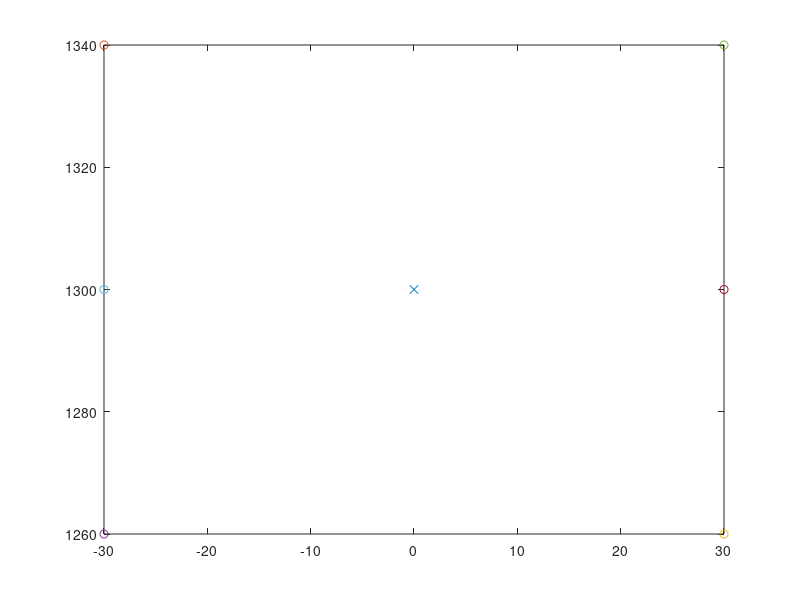
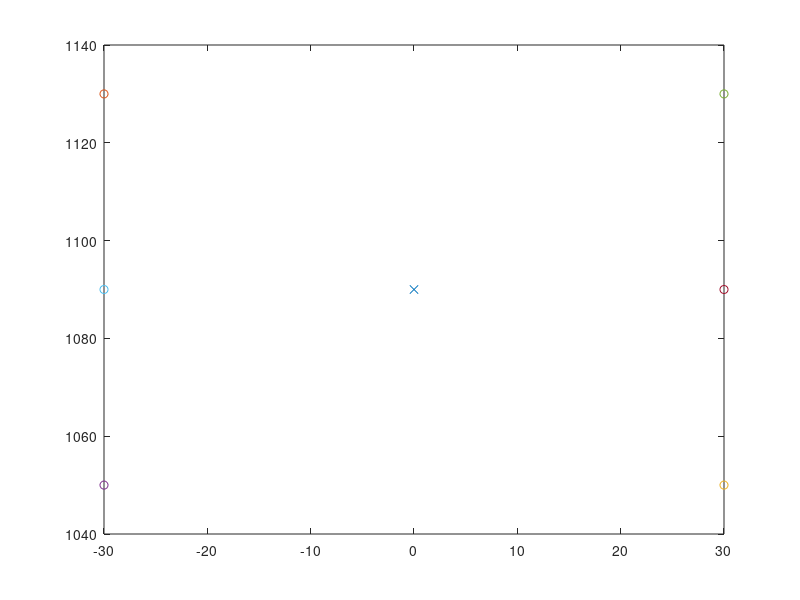

Recreate these plots in MATLAB, in order.
%%
Centroid = [30,40];
% tcp = tcpclient("192.168.125.1", 1025);
% str = char(65)
% % UnicodeVal = double(str);
% Letter = "wqe";
currentCoords = [1336,0,1300]
startPos = currentCoords; % Where the robot will start writing from
% for i = 65:90
Letter= "E"

if Letter == "A" % 5 Points all linear
    
    startPos(3) = startPos(3) + Centroid(2);
    L_Corner = [currentCoords(1), currentCoords(2) - Centroid(1), currentCoords(3)-Centroid(2)];
    currentCoords + L_Corner
    R_Corner = [currentCoords(1), currentCoords(2) + Centroid(1), currentCoords(3)-Centroid(2)];
    currentCoords + R_Corner
    L_Mid = [currentCoords(1), currentCoords(2) -  Centroid(1)*0.6, currentCoords(3)-(2*Centroid(2)*0.6-Centroid(2))];
    R_Mid = [currentCoords(1), currentCoords(2) + Centroid(1)*0.6, currentCoords(3)-(2*Centroid(2)*0.6-Centroid(2))];
%     tcp.write(string(startPos(2), startPos(3)))
%     test = tcp.read();
%     if test == "next"
%         tcp.write(string(L_Corner(2), L_Corner(3)));
%     end
%     test = tcp.read();
%     if test == "next"
%         tcp.write(string(startPos(2), startPos(3)));
%     end
%     test = tcp.read()
%     if test == "next"
%         tcp.write(string(R_Corner(2), R_Corner(3)));
%     end
    figure;
    plot(currentCoords(2), currentCoords(3),"x")
    hold on;
    plot(startPos(2), startPos(3), '-o')
    hold on;
    plot(L_Corner(2), L_Corner(3), '-o')
    hold on;
    plot(R_Corner(2), R_Corner(3), '-o')
    hold on;
    plot(L_Mid(2), L_Mid(3), '-o')
    hold on;
    plot(R_Mid(2), R_Mid(3), '-o')
end

if Letter == "B" % 6 points 2 circular movements
    startPos = [currentCoords(1),currentCoords(2)-(Centroid(1)*0.4), currentCoords(3)+Centroid(2)]
    L_Bottom = [currentCoords(1), currentCoords(2) - (Centroid(1)*.4), currentCoords(3)-Centroid(2)]
    L_Mid = [currentCoords(1), currentCoords(2) - (Centroid(1)*0.4), currentCoords(3)]
%     Mid = [currentCoords(1), currentCoords(2) - (Centroid(1)*0.25), currentCoords(3)]
    Mid = currentCoords;
    Bott_Mid = [Mid(1), Mid(2), currentCoords(3)-Centroid(2)]
    Top_Mid = [Mid(1), Mid(2), currentCoords(3)+Centroid(2)]
    figure;
    plot(currentCoords(2), currentCoords(3), '-x');
    hold on;
    plot(startPos(2), startPos(3), '-o')
    hold on;
    plot(L_Bottom(2), L_Bottom(3), '-o')
    hold on;
%     plot(R_Corner(2), R_Corner(3), '-o')
%     hold on;
    plot(L_Mid(2), L_Mid(3), '-o')
    hold on;
    plot(Mid(2), Mid(3), '-o')
    plot(Top_Mid(2), Top_Mid(3), '-o')
    hold on;
    plot(Bott_Mid(2), Bott_Mid(3), '-o')
    hold on;
end

if Letter == "C" % 4 points all circular movements
    startPos = [currentCoords(1),currentCoords(2), currentCoords(3)+Centroid(2)]
    Bottom = [currentCoords(1), currentCoords(2), currentCoords(3)-Centroid(2)]
    Top_Arc = [currentCoords(1),currentCoords(2)+(Centroid(2)*0.1), currentCoords(3)+(Centroid(2)*0.9)]
    Bottom_Arc = [currentCoords(1), currentCoords(2)+(Centroid(2)*0.1), currentCoords(3)-(Centroid(2)*0.9)]
    figure;
    plot(currentCoords(2), currentCoords(3), '-x');
    hold on;
    plot(startPos(2), startPos(3), '-o')
    hold on;
    plot(Bottom(2), Bottom(3), '-o')
    hold on;
    plot(Top_Arc(2), Top_Arc(3), '-o')
    hold on;
    plot(Bottom_Arc(2), Bottom_Arc(3), '-o')
end

if Letter == "D" % 2 points 1 circular movement
    startPos = [currentCoords(1),currentCoords(2)-Centroid(1), currentCoords(3)+Centroid(2)]
    Bottom = [currentCoords(1), currentCoords(2)-Centroid(1), currentCoords(3)-Centroid(2)]
    figure;
    plot(currentCoords(2), currentCoords(3), '-x');
    hold on;
    plot(startPos(2), startPos(3), '-o')
    hold on;
    plot(Bottom(2), Bottom(3), '-o')
end

if Letter == "E" % 6 points All Linear movement
    startPos = [currentCoords(1),currentCoords(2)-Centroid(1), currentCoords(3)+Centroid(2)]
    L_Bott_Corner = [currentCoords(1), currentCoords(2)-Centroid(1), currentCoords(3)-Centroid(2)]
    R_Bott_Corner = [currentCoords(1), currentCoords(2)+Centroid(1), currentCoords(3)-Centroid(2)]
    R_Top_Corner = [currentCoords(1), currentCoords(2)+Centroid(1), currentCoords(3)+Centroid(2)]
    L_Mid = [currentCoords(1), currentCoords(2)-Centroid(1), currentCoords(3)]
    R_Mid = [currentCoords(1), currentCoords(2)+Centroid(1), currentCoords(3)]
    figure;
    plot(currentCoords(2), currentCoords(3), '-x');
    hold on;
    plot(startPos(2), startPos(3), '-o')
    hold on;
    plot(R_Bott_Corner(2), R_Bott_Corner(3), '-o')
    hold on;
    plot(L_Bott_Corner(2), L_Bott_Corner(3), '-o')
    hold on;
    plot(R_Top_Corner(2), R_Top_Corner(3), '-o')
    hold on;
    plot(L_Mid(2), L_Mid(3), '-o')
    hold on;
    plot(R_Mid(2), R_Mid(3), '-o')
end

if Letter == "F" % 5 points All Linear movement
    startPos = [currentCoords(1),currentCoords(2)-Centroid(1), currentCoords(3)+Centroid(2)]
    L_Bott_Corner = [currentCoords(1), currentCoords(2)-Centroid(1), currentCoords(3)-Centroid(2)]
    R_Top_Corner = [currentCoords(1), currentCoords(2)+Centroid(1), currentCoords(3)+Centroid(2)]
    L_Mid = [currentCoords(1), currentCoords(2)-Centroid(1), currentCoords(3)]
    R_Mid = [currentCoords(1), currentCoords(2)+Centroid(1), currentCoords(3)]
    figure;
    plot(currentCoords(2), currentCoords(3), '-x');
    hold on;
    plot(startPos(2), startPos(3), '-o')
    hold on;
    plot(L_Bott_Corner(2), L_Bott_Corner(3), '-o')
    hold on;
    plot(R_Top_Corner(2), R_Top_Corner(3), '-o')
    hold on;
    plot(L_Mid(2), L_Mid(3), '-o')
    hold on;
    plot(R_Mid(2), R_Mid(3), '-o')
end

if Letter == "G" % 5 points All Linear movement
    startPos = [currentCoords(1),currentCoords(2), currentCoords(3)+Centroid(2)]
    Bottom = [currentCoords(1), currentCoords(2), currentCoords(3)-Centroid(2)]
    R_Mid = [currentCoords(1), currentCoords(2)+Centroid(1), currentCoords(3)]
    R_Bott_Corner = [currentCoords(1), currentCoords(2)+Centroid(1), currentCoords(3)-Centroid(2)]
    Top_Arc = [currentCoords(1),currentCoords(2)+(Centroid(2)*0.1), currentCoords(3)+(Centroid(2)*0.9)]
    Mid = currentCoords;
    figure;
    plot(currentCoords(2), currentCoords(3), '-x');
    hold on;
    plot(startPos(2), startPos(3), '-o')
    hold on;
    plot(Bottom(2), Bottom(3), '-o')
    hold on;
    plot(R_Mid(2), R_Mid(3), '-o')
    hold on;
    plot(R_Bott_Corner(2), R_Bott_Corner(3), '-o')
    hold on;
    plot(Top_Arc(2), Top_Arc(3), '-o')
end

if Letter == "H" % 5 points All Linear movement
    startPos = [currentCoords(1),currentCoords(2)-Centroid(1), currentCoords(3)+Centroid(2)]
    L_Bott_Corner = [currentCoords(1), currentCoords(2)-Centroid(1), currentCoords(3)-Centroid(2)]
    R_Bott_Corner = [currentCoords(1), currentCoords(2)+Centroid(1), currentCoords(3)-Centroid(2)]
    R_Top_Corner = [currentCoords(1), currentCoords(2)+Centroid(1), currentCoords(3)+Centroid(2)]
    L_Mid = [currentCoords(1), currentCoords(2)-Centroid(1), currentCoords(3)]
    R_Mid = [currentCoords(1), currentCoords(2)+Centroid(1), currentCoords(3)]
    figure;
    plot(currentCoords(2), currentCoords(3), '-x');
    hold on;
    plot(startPos(2), startPos(3), '-o')
    hold on;
    plot(R_Bott_Corner(2), R_Bott_Corner(3), '-o')
    hold on;
    plot(L_Bott_Corner(2), L_Bott_Corner(3), '-o')
    hold on;
    plot(R_Top_Corner(2), R_Top_Corner(3), '-o')
    hold on;
    plot(L_Mid(2), L_Mid(3), '-o')
    hold on;
    plot(R_Mid(2), R_Mid(3), '-o')
end

if Letter == "I" % 5 points All Linear movement
    startPos = [currentCoords(1),currentCoords(2)-Centroid(1), currentCoords(3)+Centroid(2)]
    L_Bott_Corner = [currentCoords(1), currentCoords(2)-Centroid(1), currentCoords(3)-Centroid(2)]
    R_Bott_Corner = [currentCoords(1), currentCoords(2)+Centroid(1), currentCoords(3)-Centroid(2)]
    R_Top_Corner = [currentCoords(1), currentCoords(2)+Centroid(1), currentCoords(3)+Centroid(2)]
    Top_Mid = [currentCoords(1), currentCoords(2), currentCoords(3)+Centroid(2)]
    Bott_Mid = [currentCoords(1), currentCoords(2), currentCoords(3)-Centroid(2)]
    figure;
    plot(currentCoords(2), currentCoords(3), '-x');
    hold on;
    plot(startPos(2), startPos(3), '-o')
    hold on;
    plot(R_Bott_Corner(2), R_Bott_Corner(3), '-o')
    hold on;
    plot(L_Bott_Corner(2), L_Bott_Corner(3), '-o')
    hold on;
    plot(R_Top_Corner(2), R_Top_Corner(3), '-o')
    hold on;
    plot(Top_Mid(2), Top_Mid(3), '-o')
    hold on;
    plot(Bott_Mid(2), Bott_Mid(3), '-o')
end

if Letter == "J" % 3 points 1 Circular movement
    startPos = [currentCoords(1), currentCoords(2), currentCoords(3)+Centroid(2)]
    Bott_Arc_Mid = [currentCoords(1), currentCoords(2), currentCoords(3)-(Centroid(2)*0.7)]
    Bott_Arc_L = [currentCoords(1), currentCoords(2)-Centroid(1), currentCoords(3)-(Centroid(2)*0.7)]
    figure;
    plot(currentCoords(2), currentCoords(3), '-x');
    hold on;
    plot(startPos(2), startPos(3), '-o')
    hold on;
    plot(Bott_Arc_Mid(2), Bott_Arc_Mid(3), '-o')
    hold on;
    plot(Bott_Arc_L(2), Bott_Arc_L(3), '-o')
end

if Letter == "K" % 5 points All Linear movement
    startPos = [currentCoords(1),currentCoords(2)-Centroid(1), currentCoords(3)+Centroid(2)]
    L_Bott_Corner = [currentCoords(1), currentCoords(2)-Centroid(1), currentCoords(3)-Centroid(2)]
    R_Bott_Corner = [currentCoords(1), currentCoords(2)+Centroid(1), currentCoords(3)-Centroid(2)]
    R_Top_Corner = [currentCoords(1), currentCoords(2)+Centroid(1), currentCoords(3)+Centroid(2)]
    L_Mid = [currentCoords(1), currentCoords(2)-Centroid(1), currentCoords(3)]
    figure;
    plot(currentCoords(2), currentCoords(3), '-x');
    hold on;
    plot(startPos(2), startPos(3), '-o')
    hold on;
    plot(R_Bott_Corner(2), R_Bott_Corner(3), '-o')
    hold on;
    plot(L_Bott_Corner(2), L_Bott_Corner(3), '-o')
    hold on;
    plot(R_Top_Corner(2), R_Top_Corner(3), '-o')
    hold on;
    plot(L_Mid(2), L_Mid(3), '-o')
end

if Letter == "L" % 3 points 1 Circular movement
    startPos = [currentCoords(1),currentCoords(2)-Centroid(1), currentCoords(3)+Centroid(2)]
    L_Bott_Corner = [currentCoords(1), currentCoords(2)-Centroid(1), currentCoords(3)-Centroid(2)]
    R_Bott_Corner = [currentCoords(1), currentCoords(2)+Centroid(1), currentCoords(3)-Centroid(2)]
    figure;
    plot(currentCoords(2), currentCoords(3), '-x');
    hold on;
    plot(startPos(2), startPos(3), '-o')
    hold on;
    plot(R_Bott_Corner(2), R_Bott_Corner(3), '-o')
    hold on;
    plot(L_Bott_Corner(2), L_Bott_Corner(3), '-o')
end

if Letter == "M" % 5 points All Linear movement
    startPos = [currentCoords(1),currentCoords(2)-Centroid(1), currentCoords(3)+Centroid(2)]
    L_Bott_Corner = [currentCoords(1), currentCoords(2)-Centroid(1), currentCoords(3)-Centroid(2)]
    R_Bott_Corner = [currentCoords(1), currentCoords(2)+Centroid(1), currentCoords(3)-Centroid(2)]
    R_Top_Corner = [currentCoords(1), currentCoords(2)+Centroid(1), currentCoords(3)+Centroid(2)]
    Mid = currentCoords
    figure;
    plot(currentCoords(2), currentCoords(3), '-x');
    hold on;
    plot(startPos(2), startPos(3), '-o')
    hold on;
    plot(R_Bott_Corner(2), R_Bott_Corner(3), '-o')
    hold on;
    plot(L_Bott_Corner(2), L_Bott_Corner(3), '-o')
    hold on;
    plot(R_Top_Corner(2), R_Top_Corner(3), '-o')
    hold on;
    plot(Mid(2), Mid(3), '-o')
end

if Letter == "N" % 5 points All Linear movement - Same as points as M
    % Start at Bottom Left Corner
    startPos = [currentCoords(1), currentCoords(2)-Centroid(1), currentCoords(3)-Centroid(2)]
    L_Top_Corner = [currentCoords(1),currentCoords(2)-Centroid(1), currentCoords(3)+Centroid(2)]
    R_Bott_Corner = [currentCoords(1), currentCoords(2)+Centroid(1), currentCoords(3)-Centroid(2)]
    R_Top_Corner = [currentCoords(1), currentCoords(2)+Centroid(1), currentCoords(3)+Centroid(2)]
    Mid = currentCoords
    figure;
    plot(currentCoords(2), currentCoords(3), '-x');
    hold on;
    plot(startPos(2), startPos(3), '-o')
    hold on;
    plot(R_Bott_Corner(2), R_Bott_Corner(3), '-o')
    hold on;
    plot(L_Bott_Corner(2), L_Bott_Corner(3), '-o')
    hold on;
    plot(R_Top_Corner(2), R_Top_Corner(3), '-o')
    hold on;
    plot(Mid(2), Mid(3), '-o')
    hold on;
    plot(L_Top_Corner(2), L_Top_Corner(3), '-o')
end

if Letter == "O" % 4 points all circular movements
    startPos = [currentCoords(1),currentCoords(2), currentCoords(3)+Centroid(2)]
    Bottom = [currentCoords(1), currentCoords(2), currentCoords(3)-Centroid(2)]
    figure;
    plot(currentCoords(2), currentCoords(3), '-x');
    hold on;
    plot(startPos(2), startPos(3), '-o')
    hold on;
    plot(Bottom(2), Bottom(3), '-o')
end

if Letter == "P" % 3 points 1 Circular movement
    % Start at bottom
    startPos = [currentCoords(1), currentCoords(2)-Centroid(1), currentCoords(3)-Centroid(2)]
    Top = [currentCoords(1), currentCoords(2)-Centroid(1), currentCoords(3)+Centroid(2)]
    L_Mid = [currentCoords(1), currentCoords(2)-Centroid(1), currentCoords(3)]
    figure;
    plot(currentCoords(2), currentCoords(3), '-x');
    hold on;
    plot(startPos(2), startPos(3), '-o')
    hold on;
    plot(Top(2), Top(3), '-o')
    hold on;
    plot(L_Mid(2), L_Mid(3), '-o')
end

if Letter == "Q" % 4 points all circular movements
    startPos = [currentCoords(1),currentCoords(2), currentCoords(3)+Centroid(2)]
    Bottom = [currentCoords(1), currentCoords(2), currentCoords(3)-Centroid(2)]
    Mid = currentCoords;
    R_Bott_Corner = [currentCoords(1), currentCoords(2)+Centroid(1), currentCoords(3)-Centroid(2)]
    figure;
    plot(currentCoords(2), currentCoords(3), '-x');
    hold on;
    plot(startPos(2), startPos(3), '-o')
    hold on;
    plot(Bottom(2), Bottom(3), '-o')
    hold on;
    plot(Mid(2), Mid(3), '-o')
    hold on;
    plot(R_Bott_Corner(2), R_Bott_Corner(3), '-o')
end

if Letter == "R" % 3 points 1 Circular movement
    % Start at bottom
    startPos = [currentCoords(1), currentCoords(2)-Centroid(1), currentCoords(3)-Centroid(2)]
    Top = [currentCoords(1), currentCoords(2)-Centroid(1), currentCoords(3)+Centroid(2)]
    L_Mid = [currentCoords(1), currentCoords(2)-Centroid(1), currentCoords(3)]
    Top_Mid = [currentCoords(1), currentCoords(2), currentCoords(3)+Centroid(2)]
    R_Bott_Corner = [currentCoords(1), currentCoords(2)+Centroid(1), currentCoords(3)-Centroid(2)]
    Mid = currentCoords;
    figure;
    plot(currentCoords(2), currentCoords(3), '-x');
    hold on;
    plot(startPos(2), startPos(3), '-o')
    hold on;
    plot(Top(2), Top(3), '-o')
    hold on;
    plot(L_Mid(2), L_Mid(3), '-o')
    hold on;
    plot(R_Bott_Corner(2), R_Bott_Corner(3), '-o')
    hold on;
    plot(Top_Mid(2), Top_Mid(3), '-o')
end

if Letter == "S" % 5 points 2 Circular movement
    % Start at top right
    startPos = [currentCoords(1), currentCoords(2)+Centroid(1), currentCoords(3)+Centroid(2)]
    L_Bott_Corner = [currentCoords(1), currentCoords(2)-Centroid(1), currentCoords(3)-Centroid(2)]
    Top_Mid = [currentCoords(1), currentCoords(2), currentCoords(3)+Centroid(2)]
    Bott_Mid = [currentCoords(1), currentCoords(2), currentCoords(3)-Centroid(2)]
    Mid = currentCoords;
    figure;
    plot(currentCoords(2), currentCoords(3), '-x');
    hold on;
    plot(startPos(2), startPos(3), '-o')
    hold on;
    plot(Mid(2), Mid(3), '-o')
    hold on;
    plot(L_Bott_Corner(2), L_Bott_Corner(3), '-o')
    hold on;
    plot(R_Top_Corner(2), R_Top_Corner(3), '-o')
    hold on;
    plot(Top_Mid(2), Top_Mid(3), '-o')
    hold on;
    plot(Bott_Mid(2), Bott_Mid(3), '-o')
end

if Letter == "T" % 4 points All Linear movement
    % Start at top left
    startPos = [currentCoords(1),currentCoords(2)-Centroid(1), currentCoords(3)+Centroid(2)]
    R_Top_Corner = [currentCoords(1), currentCoords(2)+Centroid(1), currentCoords(3)+Centroid(2)]
    Top_Mid = [currentCoords(1), currentCoords(2), currentCoords(3)+Centroid(2)]
    Bott_Mid = [currentCoords(1), currentCoords(2), currentCoords(3)-Centroid(2)]
    figure;
    plot(currentCoords(2), currentCoords(3), '-x');
    hold on;
    plot(startPos(2), startPos(3), '-o')
    hold on;
    plot(R_Top_Corner(2), R_Top_Corner(3), '-o')
    hold on;
    plot(Top_Mid(2), Top_Mid(3), '-o')
    hold on;
    plot(Bott_Mid(2), Bott_Mid(3), '-o')
end

if Letter == "U" % 5 points 1 or 2 Linear movement
    % Start at top left corner
    startPos = [currentCoords(1),currentCoords(2)-Centroid(1), currentCoords(3)+Centroid(2)]
    R_Top_Corner = [currentCoords(1), currentCoords(2)+Centroid(1), currentCoords(3)+Centroid(2)]
    Bott_Mid = [currentCoords(1), currentCoords(2), currentCoords(3)-Centroid(2)]
    L_Mid = [currentCoords(1), currentCoords(2)-Centroid(1), currentCoords(3)]
    R_Mid = [currentCoords(1), currentCoords(2)+Centroid(1), currentCoords(3)]
    figure;
    plot(currentCoords(2), currentCoords(3), '-x');
    hold on;
    plot(startPos(2), startPos(3), '-o')
    hold on;
    plot(R_Top_Corner(2), R_Top_Corner(3), '-o')
    hold on;
    plot(Bott_Mid(2), Bott_Mid(3), '-o')
    hold on;
    plot(L_Mid(2), L_Mid(3), '-o')
    hold on;
    plot(R_Mid(2), R_Mid(3), '-o')
end

if Letter == "V" % 5 points All Linear movement
    % Start at top left corner
    startPos = [currentCoords(1),currentCoords(2)-Centroid(1), currentCoords(3)+Centroid(2)]
    Bott_Mid = [currentCoords(1), currentCoords(2), currentCoords(3)-Centroid(2)]
    R_Top_Corner = [currentCoords(1), currentCoords(2)+Centroid(1), currentCoords(3)+Centroid(2)]
    figure;
    plot(currentCoords(2), currentCoords(3), '-x');
    hold on;
    plot(startPos(2), startPos(3), '-o')
    hold on;
    plot(R_Top_Corner(2), R_Top_Corner(3), '-o')
    hold on;
    plot(Bott_Mid(2), Bott_Mid(3), '-o')
end

if Letter == "W" % 5 points All Linear movement
    % Start at top left corner
    startPos = [currentCoords(1),currentCoords(2)-Centroid(1), currentCoords(3)+Centroid(2)]
    L_Bott = [currentCoords(1), currentCoords(2)-(Centroid(2)/2), currentCoords(3)-Centroid(2)]
    R_Bott = [currentCoords(1), currentCoords(2)+(Centroid(2)/2), currentCoords(3)-Centroid(2)]
    R_Top_Corner = [currentCoords(1), currentCoords(2)+Centroid(1), currentCoords(3)+Centroid(2)]
    Mid = currentCoords;
    figure;
    plot(currentCoords(2), currentCoords(3), '-x');
    hold on;
    plot(Mid(2), Mid(3), '-o')
    hold on;
    plot(startPos(2), startPos(3), '-o')
    hold on;
    plot(R_Top_Corner(2), R_Top_Corner(3), '-o')
    hold on;
    plot(L_Bott(2), L_Bott(3), '-o')
    hold on;
    plot(R_Bott(2), R_Bott(3), '-o')
end

if Letter == "X" % 5 points All Linear movement
    startPos = [currentCoords(1),currentCoords(2)-Centroid(1), currentCoords(3)+Centroid(2)]
    L_Bott_Corner = [currentCoords(1), currentCoords(2)-Centroid(1), currentCoords(3)-Centroid(2)]
    R_Bott_Corner = [currentCoords(1), currentCoords(2)+Centroid(1), currentCoords(3)-Centroid(2)]
    R_Top_Corner = [currentCoords(1), currentCoords(2)+Centroid(1), currentCoords(3)+Centroid(2)]
    figure;
    plot(currentCoords(2), currentCoords(3), '-x');
    hold on;
    plot(startPos(2), startPos(3), '-o')
    hold on;
    plot(R_Bott_Corner(2), R_Bott_Corner(3), '-o')
    hold on;
    plot(L_Bott_Corner(2), L_Bott_Corner(3), '-o')
    hold on;
    plot(R_Top_Corner(2), R_Top_Corner(3), '-o')
end

if Letter == "Y" % 5 points All Linear movement
    % Start as Left Top Corner
    startPos = [currentCoords(1),currentCoords(2)-Centroid(1), currentCoords(3)+Centroid(2)]
    R_Top_Corner = [currentCoords(1), currentCoords(2)+Centroid(1), currentCoords(3)+Centroid(2)]
    L_Top_Corner = [currentCoords(1),currentCoords(2)-Centroid(1), currentCoords(3)+Centroid(2)]
    Mid = currentCoords;
    Bott_Mid = [currentCoords(1), currentCoords(2), currentCoords(3)-Centroid(2)]
    figure;
    plot(currentCoords(2), currentCoords(3), '-x');
    hold on;
    plot(startPos(2), startPos(3), '-o')
    hold on;
    plot(R_Top_Corner(2), R_Top_Corner(3), '-o')
    hold on;
    plot(L_Top_Corner(2), L_Top_Corner(3), '-o')
    hold on;
    plot(Mid(2), Mid(3), '-o')
    hold on;
    plot(Bott_Mid(2), Bott_Mid(3), '-o')
end

if Letter == "Z" % 4 points All Linear movement
    % Start at top left corner
    startPos = [currentCoords(1),currentCoords(2)-Centroid(1), currentCoords(3)+Centroid(2)]
    L_Bott_Corner = [currentCoords(1), currentCoords(2)-Centroid(1), currentCoords(3)-Centroid(2)]
    R_Bott_Corner = [currentCoords(1), currentCoords(2)+Centroid(1), currentCoords(3)-Centroid(2)]
    R_Top_Corner = [currentCoords(1), currentCoords(2)+Centroid(1), currentCoords(3)+Centroid(2)]
    figure;
    plot(currentCoords(2), currentCoords(3), '-x');
    hold on;
    plot(startPos(2), startPos(3), '-o')
    hold on;
    plot(R_Bott_Corner(2), R_Bott_Corner(3), '-o')
    hold on;
    plot(L_Bott_Corner(2), L_Bott_Corner(3), '-o')
    hold on;
    plot(R_Top_Corner(2), R_Top_Corner(3), '-o')
end

% end

%% Using difference of 2 points

% Letter= char(i)
currentCoords = [1336,0,1090]
Letter = "E";
Centroid = [30,40];

if Letter == "A" % 5 Points all linear
    startPos = [currentCoords(1),currentCoords(2), currentCoords(3)+Centroid(2)];
    L_Corner = [currentCoords(1), currentCoords(2) - Centroid(1), currentCoords(3)-Centroid(2)];
    R_Corner = [currentCoords(1), currentCoords(2) + Centroid(1), currentCoords(3)-Centroid(2)];
    L_Mid = (L_Corner(:) + startPos(:)).'/2;
    R_Mid = (R_Corner(:) + startPos(:)).'/2;
    Midpoint = (R_Mid(:) + L_Corner(:)).'/2

    startPosANS = [0,0, Centroid(2)]
    L_Corner_ANS = [0, - Centroid(1), -Centroid(2)]
    R_Corner_ANS = [0, Centroid(1), -Centroid(2)]
    L_Mid_ANS = (L_Corner_ANS(:) + startPosANS(:)).'/2
    R_Mid_ANS = (R_Corner_ANS(:) + startPosANS(:)).'/2

%     L_Mid = [currentCoords(1), currentCoords(2) -  Centroid(1)*0.6, currentCoords(3)-(2*Centroid(2)*0.6-Centroid(2))];
%     R_Mid = [currentCoords(1), currentCoords(2) + Centroid(1)*0.6, currentCoords(3)-(2*Centroid(2)*0.6-Centroid(2))];
%   TCP 
%     tcp.write(string(startPos(2), startPos(3)))
%     test = tcp.read();
%     if test == "next"
%         tcp.write(string(L_Corner(2), L_Corner(3)));
%     end
%     test = tcp.read();
%     if test == "next"
%         tcp.write(string(startPos(2), startPos(3)));
%     end
%     test = tcp.read()
%     if test == "next"
%         tcp.write(string(R_Corner(2), R_Corner(3)));
%     end

    figure;
    plot(currentCoords(2), currentCoords(3),"x")
    hold on;
    plot(startPos(2), startPos(3), '-o')
    hold on;
    plot(L_Corner(2), L_Corner(3), '-o')
    hold on;
    plot(R_Corner(2), R_Corner(3), '-o')
    hold on;
    plot(L_Mid(2), L_Mid(3), '-o')
    hold on;
    plot(R_Mid(2), R_Mid(3), '-o')
end

if Letter == "B" % 6 points 2 circular movements
    startPos = [currentCoords(1),currentCoords(2)-(Centroid(1)), currentCoords(3)+Centroid(2)]
    L_Bottom = [currentCoords(1), currentCoords(2) - (Centroid(1)), currentCoords(3)-Centroid(2)]
    L_Mid = [currentCoords(1), currentCoords(2) - (Centroid(1)), currentCoords(3)]
%     Mid = [currentCoords(1), currentCoords(2) - (Centroid(1)*0.25), currentCoords(3)]
    Mid = currentCoords
    Bott_Mid = [Mid(1), Mid(2), currentCoords(3)-Centroid(2)]
    Top_Mid = [Mid(1), Mid(2), currentCoords(3)+Centroid(2)]

    startPosANS = [0,-(Centroid(1)), Centroid(2)]
    L_Bottom_ANS = [0, - (Centroid(1)), -Centroid(2)]
    Bott_Mid_ANS = [0, 0, -Centroid(2)]
    Top_Mid_ANS = [0, 0, Centroid(2)]
    L_Mid_ANS = (L_Bottom_ANS(:) + startPosANS(:)).'/2

    figure;
    plot(currentCoords(2), currentCoords(3), '-x');
    hold on;
    plot(startPos(2), startPos(3), '-o')
    hold on;
    plot(L_Bottom(2), L_Bottom(3), '-o')
    hold on;
%     plot(R_Corner(2), R_Corner(3), '-o')
%     hold on;
    plot(L_Mid(2), L_Mid(3), '-o')
    hold on;
    plot(Mid(2), Mid(3), '-o')
    plot(Top_Mid(2), Top_Mid(3), '-o')
    hold on;
    plot(Bott_Mid(2), Bott_Mid(3), '-o')
    hold on;
end

if Letter == "E" % 6 points All Linear movement
    startPos = [currentCoords(1),currentCoords(2)-Centroid(1), currentCoords(3)+Centroid(2)];
    L_Bott_Corner = [currentCoords(1), currentCoords(2)-Centroid(1), currentCoords(3)-Centroid(2)];
    R_Bott_Corner = [currentCoords(1), currentCoords(2)+Centroid(1), currentCoords(3)-Centroid(2)];
    R_Top_Corner = [currentCoords(1), currentCoords(2)+Centroid(1), currentCoords(3)+Centroid(2)];
    L_Mid = [currentCoords(1), currentCoords(2)-Centroid(1), currentCoords(3)];
    R_Mid = [currentCoords(1), currentCoords(2)+Centroid(1), currentCoords(3)];

    startPos_ANS = [0,-Centroid(1)*-1, Centroid(2)]
    L_Bott_Corner_ANS = [0, -Centroid(1)*-1, -Centroid(2)]
    R_Bott_Corner_ANS = [0, Centroid(1)*-1, -Centroid(2)]
    R_Top_Corner_ANS = [0, Centroid(1)*-1, Centroid(2)]
    L_Mid_ANS = [0, -Centroid(1)*-1, 0]
    R_Mid_ANS = [0, Centroid(1)*-1, 0]
    

    figure;
    plot(currentCoords(2), currentCoords(3), '-x');
    hold on;
    plot(startPos(2), startPos(3), '-o')
    hold on;
    plot(R_Bott_Corner(2), R_Bott_Corner(3), '-o')
    hold on;
    plot(L_Bott_Corner(2), L_Bott_Corner(3), '-o')
    hold on;
    plot(R_Top_Corner(2), R_Top_Corner(3), '-o')
    hold on;
    plot(L_Mid(2), L_Mid(3), '-o')
    hold on;
    plot(R_Mid(2), R_Mid(3), '-o')
end
